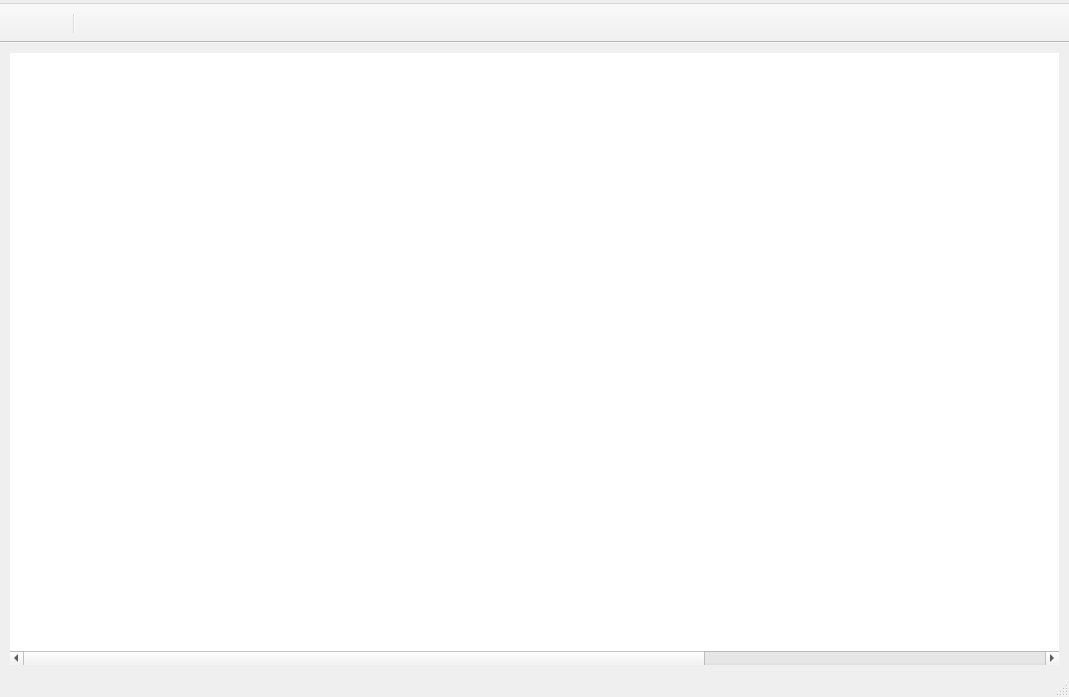
<?xml version="1.0" encoding="UTF-8"?>
<ui version="4.0">
 <class>MainWindow</class>
 <widget class="QMainWindow" name="MainWindow">
  <property name="geometry">
   <rect>
    <x>0</x>
    <y>0</y>
    <width>1069</width>
    <height>697</height>
   </rect>
  </property>
  <property name="windowIcon">
   <iconset resource="../../org.nickvision.spotlight.qt.qrc">
    <normaloff>:/resources/org.nickvision.spotlight.ico</normaloff>:/resources/org.nickvision.spotlight.ico</iconset>
  </property>
  <widget class="QWidget" name="mainGrid">
   <layout class="QVBoxLayout" name="verticalLayout">
    <property name="leftMargin">
     <number>6</number>
    </property>
    <property name="topMargin">
     <number>6</number>
    </property>
    <property name="rightMargin">
     <number>6</number>
    </property>
    <property name="bottomMargin">
     <number>6</number>
    </property>
    <item>
     <widget class="QStackedWidget" name="viewStack">
      <property name="currentIndex">
       <number>0</number>
      </property>
      <widget class="QWidget" name="pageGrid">
       <layout class="QVBoxLayout" name="verticalLayout_2">
        <property name="leftMargin">
         <number>4</number>
        </property>
        <property name="topMargin">
         <number>4</number>
        </property>
        <property name="rightMargin">
         <number>4</number>
        </property>
        <property name="bottomMargin">
         <number>4</number>
        </property>
        <item>
         <widget class="QTableWidget" name="tblImages">
          <property name="frameShape">
           <enum>QFrame::Shape::NoFrame</enum>
          </property>
          <property name="selectionMode">
           <enum>QAbstractItemView::SelectionMode::SingleSelection</enum>
          </property>
          <property name="showGrid">
           <bool>false</bool>
          </property>
          <property name="cornerButtonEnabled">
           <bool>false</bool>
          </property>
          <property name="columnCount">
           <number>3</number>
          </property>
          <attribute name="horizontalHeaderVisible">
           <bool>false</bool>
          </attribute>
          <attribute name="horizontalHeaderDefaultSectionSize">
           <number>400</number>
          </attribute>
          <attribute name="verticalHeaderVisible">
           <bool>false</bool>
          </attribute>
          <attribute name="verticalHeaderDefaultSectionSize">
           <number>220</number>
          </attribute>
          <column/>
          <column/>
          <column/>
         </widget>
        </item>
       </layout>
      </widget>
      <widget class="QWidget" name="pageFlip">
       <layout class="QVBoxLayout" name="verticalLayout_3">
        <property name="leftMargin">
         <number>4</number>
        </property>
        <property name="topMargin">
         <number>4</number>
        </property>
        <property name="rightMargin">
         <number>4</number>
        </property>
        <property name="bottomMargin">
         <number>4</number>
        </property>
        <item>
         <widget class="QScrollArea" name="scrollFlip">
          <property name="frameShape">
           <enum>QFrame::Shape::NoFrame</enum>
          </property>
          <property name="widgetResizable">
           <bool>true</bool>
          </property>
          <widget class="QWidget" name="scrollFlipWidgetContents">
           <property name="geometry">
            <rect>
             <x>0</x>
             <y>0</y>
             <width>100</width>
             <height>30</height>
            </rect>
           </property>
           <layout class="QGridLayout" name="gridLayout">
            <property name="leftMargin">
             <number>0</number>
            </property>
            <property name="topMargin">
             <number>0</number>
            </property>
            <property name="rightMargin">
             <number>0</number>
            </property>
            <property name="bottomMargin">
             <number>0</number>
            </property>
            <item row="0" column="0">
             <widget class="QLabel" name="lblFlipImage">
              <property name="scaledContents">
               <bool>true</bool>
              </property>
             </widget>
            </item>
           </layout>
          </widget>
         </widget>
        </item>
        <item>
         <layout class="QHBoxLayout" name="horizontalLayout">
          <item>
           <widget class="QPushButton" name="btnFlipPrev">
            <property name="sizePolicy">
             <sizepolicy hsizetype="Fixed" vsizetype="Fixed">
              <horstretch>0</horstretch>
              <verstretch>0</verstretch>
             </sizepolicy>
            </property>
            <property name="icon">
             <iconset theme="go-previous"/>
            </property>
           </widget>
          </item>
          <item>
           <widget class="QSlider" name="sliderFlip">
            <property name="maximum">
             <number>0</number>
            </property>
            <property name="pageStep">
             <number>4</number>
            </property>
            <property name="tracking">
             <bool>false</bool>
            </property>
            <property name="orientation">
             <enum>Qt::Orientation::Horizontal</enum>
            </property>
            <property name="tickPosition">
             <enum>QSlider::TickPosition::TicksBelow</enum>
            </property>
           </widget>
          </item>
          <item>
           <widget class="QPushButton" name="btnFlipNext">
            <property name="sizePolicy">
             <sizepolicy hsizetype="Fixed" vsizetype="Fixed">
              <horstretch>0</horstretch>
              <verstretch>0</verstretch>
             </sizepolicy>
            </property>
            <property name="icon">
             <iconset theme="go-next"/>
            </property>
           </widget>
          </item>
         </layout>
        </item>
       </layout>
      </widget>
     </widget>
    </item>
   </layout>
  </widget>
  <widget class="QMenuBar" name="mainMenu">
   <property name="geometry">
    <rect>
     <x>0</x>
     <y>0</y>
     <width>1069</width>
     <height>33</height>
    </rect>
   </property>
   <widget class="QMenu" name="menuFile">
    <property name="title">
     <string/>
    </property>
    <addaction name="actionExport"/>
    <addaction name="actionExportAll"/>
    <addaction name="separator"/>
    <addaction name="actionExit"/>
   </widget>
   <widget class="QMenu" name="menuEdit">
    <property name="title">
     <string/>
    </property>
    <addaction name="actionSettings"/>
   </widget>
   <widget class="QMenu" name="menuView">
    <property name="title">
     <string/>
    </property>
    <widget class="QMenu" name="menuMode">
     <property name="title">
      <string/>
     </property>
     <property name="icon">
      <iconset theme="zoom-fit-best"/>
     </property>
     <addaction name="actionGrid"/>
     <addaction name="actionFlip"/>
    </widget>
    <addaction name="menuMode"/>
   </widget>
   <widget class="QMenu" name="menuImage">
    <property name="title">
     <string/>
    </property>
    <addaction name="actionSetAsBackground"/>
   </widget>
   <widget class="QMenu" name="menuHelp">
    <property name="title">
     <string/>
    </property>
    <addaction name="actionCheckForUpdates"/>
    <addaction name="separator"/>
    <addaction name="actionGitHubRepo"/>
    <addaction name="actionReportABug"/>
    <addaction name="actionDiscussions"/>
    <addaction name="separator"/>
    <addaction name="actionAbout"/>
   </widget>
   <addaction name="menuFile"/>
   <addaction name="menuEdit"/>
   <addaction name="menuView"/>
   <addaction name="menuImage"/>
   <addaction name="menuHelp"/>
  </widget>
  <widget class="QStatusBar" name="statusBar">
   <property name="styleSheet">
    <string notr="true">QStatusBar::item{ border: 0px solid black };</string>
   </property>
  </widget>
  <widget class="QToolBar" name="toolBar">
   <property name="windowTitle">
    <string>toolBar</string>
   </property>
   <property name="movable">
    <bool>false</bool>
   </property>
   <property name="allowedAreas">
    <set>Qt::ToolBarArea::NoToolBarArea</set>
   </property>
   <property name="toolButtonStyle">
    <enum>Qt::ToolButtonStyle::ToolButtonTextUnderIcon</enum>
   </property>
   <property name="floatable">
    <bool>false</bool>
   </property>
   <attribute name="toolBarArea">
    <enum>TopToolBarArea</enum>
   </attribute>
   <attribute name="toolBarBreak">
    <bool>false</bool>
   </attribute>
   <addaction name="actionExport"/>
   <addaction name="actionExportAll"/>
   <addaction name="separator"/>
   <addaction name="actionSetAsBackground"/>
  </widget>
  <action name="actionCheckForUpdates">
   <property name="icon">
    <iconset theme="sync-synchronizing"/>
   </property>
  </action>
  <action name="actionGitHubRepo"/>
  <action name="actionReportABug"/>
  <action name="actionDiscussions"/>
  <action name="actionAbout">
   <property name="icon">
    <iconset theme="help-faq"/>
   </property>
   <property name="shortcut">
    <string>F1</string>
   </property>
  </action>
  <action name="actionSettings">
   <property name="icon">
    <iconset theme="document-properties"/>
   </property>
  </action>
  <action name="actionExport">
   <property name="icon">
    <iconset theme="document-save"/>
   </property>
   <property name="shortcut">
    <string>Ctrl+S</string>
   </property>
  </action>
  <action name="actionExportAll">
   <property name="icon">
    <iconset theme="edit-select-all"/>
   </property>
   <property name="shortcut">
    <string>Ctrl+Shift+S</string>
   </property>
  </action>
  <action name="actionSetAsBackground">
   <property name="icon">
    <iconset theme="emblem-photos"/>
   </property>
   <property name="shortcut">
    <string>Ctrl+B</string>
   </property>
  </action>
  <action name="actionExit">
   <property name="icon">
    <iconset theme="edit-clear"/>
   </property>
   <property name="shortcut">
    <string>Ctrl+Q</string>
   </property>
  </action>
  <action name="actionGrid">
   <property name="checkable">
    <bool>true</bool>
   </property>
  </action>
  <action name="actionFlip">
   <property name="checkable">
    <bool>true</bool>
   </property>
  </action>
 </widget>
 <resources>
  <include location="../../org.nickvision.spotlight.qt.qrc"/>
 </resources>
 <connections/>
</ui>
